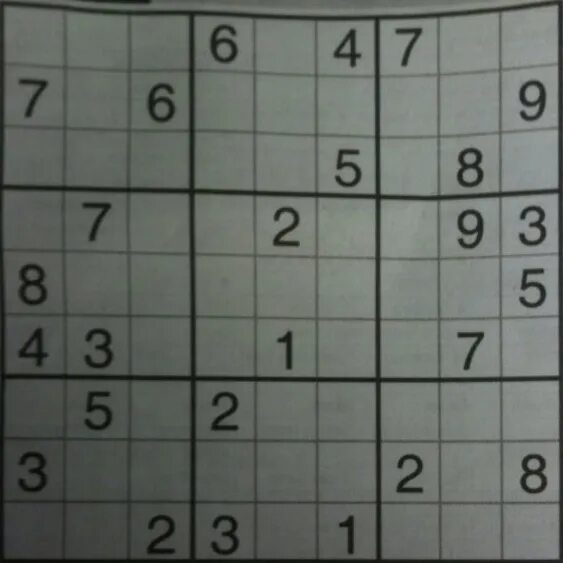
#> input picture src/fasthough/images/sudoku.jpg, 563 x 563 px, found by its file name
$ python fasthough.py
#> lines starting #> are read from the running program, lines starting #| are printed output that depends on the picture; after the words box and inside, x2 and y2 are one past the last pixel; in counts of white or black regions, pixels touching at a corner belong together
import numpy as np
from pathlib import Path
from PIL.Image import Image as PIL_Image
from PIL import Image, ImageDraw
import cv2 as cv
from scipy import ndimage
import matplotlib.pyplot as plt

class HoughTransform():
    def __init__(self, image):
        image = handle_img_type(image)
#> in handle_img_type, img is the input picture: PIL image 563x563 RGB; mean R, G, B 99.1, 104.3, 98.5
        self.image = handle_img_type(image)
        self.grayscale = self._get_grayscale_img()
#> in _get_grayscale_img, `return np.abs(cv.Laplacian(gray_img, cv.CV_64F))`:
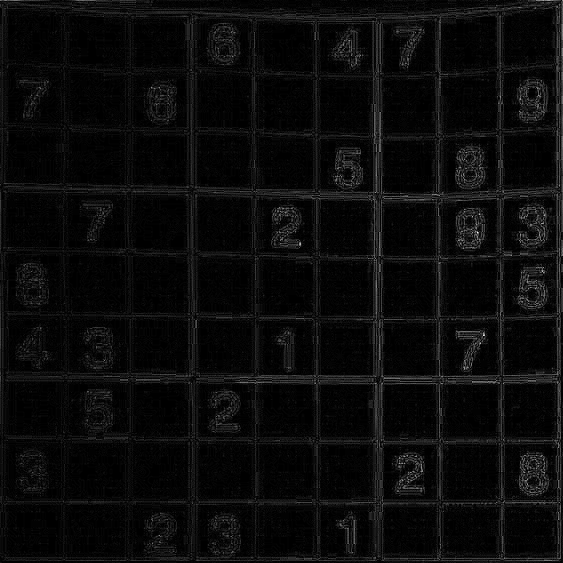
#> returned value: shape (563, 563) float64; min 0, max 98, mean 4.3; drawn with min black and max white
        self.shape = self.grayscale.shape
#> self.shape = (563, 563)
        self.lines = None
        self.hough_image = None

    def fast_hough_transform(self, image=None):
        if image is None:
            image = self.image
        imgh, imgw = image.shape
        hough_levels = imgw.bit_length() + 1

        hough_h = imgh
        hough_w = 2 ** (hough_levels - int(imgw == (2**hough_levels)))

        hough = np.zeros((hough_h, hough_w))
        hough[:imgh, :imgw] = self.grayscale

        for level in range(1, hough_levels):
            block_size = 2 ** level
            new_hough = np.zeros((hough_h, hough_w))
            for x in range(block_size):
                shift = -((x + 1) // 2)
                lpos = x // 2
                rpos = (block_size + x) // 2
                left_values = hough[:, lpos::block_size]
                right_values = np.roll(hough[:, rpos::block_size], shift, axis=0)
                new_hough[:, x::block_size] = left_values + right_values

            hough = new_hough

        result = hough[:imgh, :imgw]
        self.hough_image = result
        return MinMaxImg(result)

    def get_lines(self):
        lines = []
        for rotate_times in range(1, 4):
            rotated_image = np.rot90(self.grayscale, k=rotate_times)
            hough_image = self.fast_hough_transform(rotated_image)

            lines_tmp = self._get_horiz_line(hough_image)
            for line in lines_tmp: #rotate lines back to original img
                lines.append(_rotate_scored_line90(line, self.shape, rotate_times))
#> this loop made 3 passes
#> pass 1, in get_lines, `rotated_image = np.rot90(self.grayscale, k=rotate_times)`:
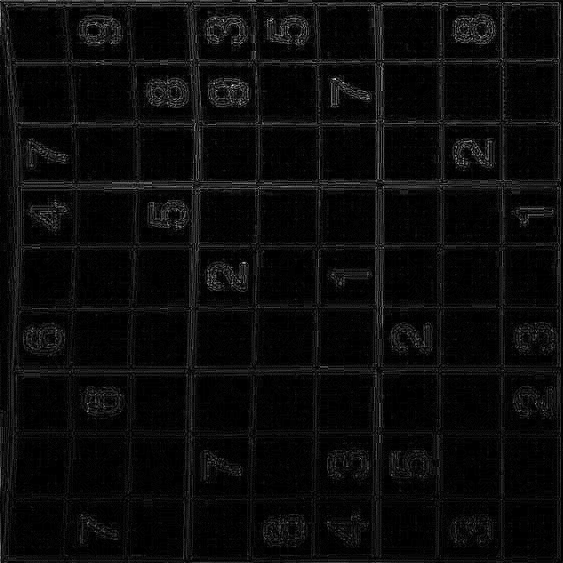
#> rotated_image: shape (563, 563) float64; min 0, max 98, mean 4.3; drawn with min black and max white
#> pass 1, in fast_hough_transform, `result = hough[:imgh, :imgw]`:
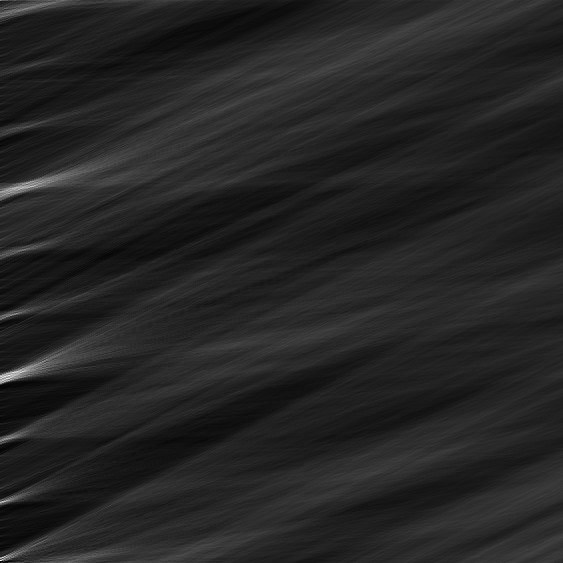
#> result: shape (563, 563) float64; min 1169, max 9815, mean 2424.9; drawn with min black and max white
#> pass 1, in _get_horiz_line, `houghmap = hough_image >= quantile_value`:
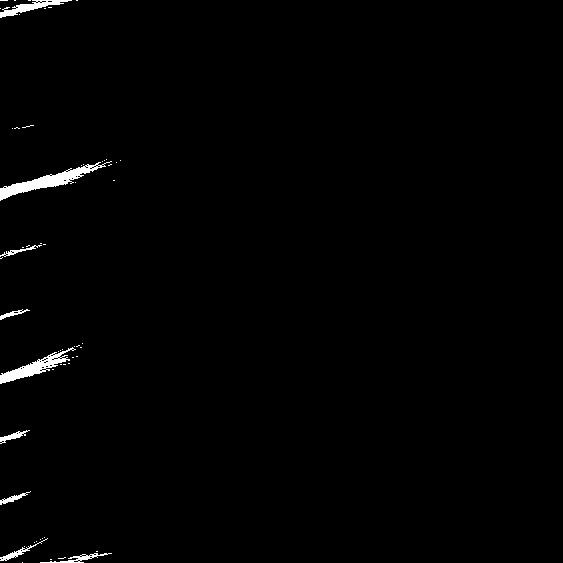
#> houghmap: shape (563, 563) bool; 1% white; 58 white regions (49 under 20 px), largest, box (x1, y1, x2, y2) and area: (0, 161, 112, 201) 1049, (0, 347, 76, 384) 756, (0, 0, 72, 18) 425
#> after the loop:
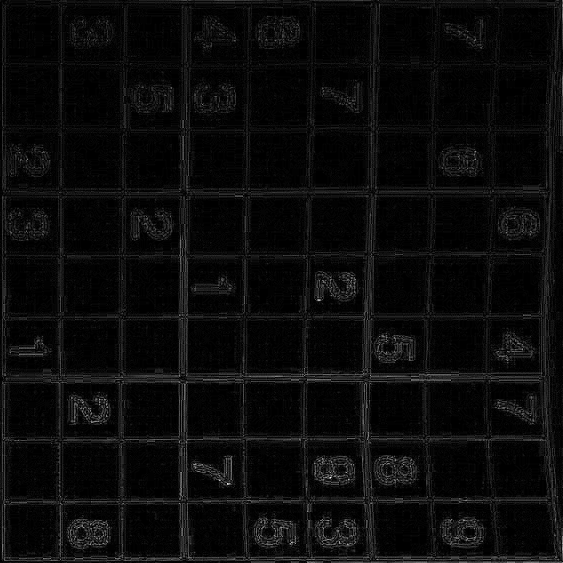
#> rotated_image: shape (563, 563) float64; min 0, max 98, mean 4.3; drawn with min black and max white
#> after the loop, lines = 27 items

        lines.sort(key=lambda line: line[1], reverse=True) #sort by score
        lines = [line[0] for line in lines] #remove scores
#> lines = 27 items, first 6: (194.3, 0, 164.7, 563), (563, 194.3, 0, 164.7), (368.7, 563, 398.3, 0), (381.2, 0, 338.3, 563), (563, 381.2, 0, 338.3), (181.8, 563, 224.7, 0)
        self.lines = lines
#> self.lines has the same summary as lines

        return lines

    def draw_lines(self):
        image = Image.fromarray(self.image)
        draw = ImageDraw.Draw(image)

        if self.lines is None:
            self.lines = self.get_lines()

        for line in self.lines:
            draw.line(line, fill='red')
#> this loop made 27 passes
#> line on passes 1 to 12: (194.3, 0, 164.7, 563), (563, 194.3, 0, 164.7), (368.7, 563, 398.3, 0), (381.2, 0, 338.3, 563), (563, 381.2, 0, 338.3), (181.8, 563, 224.7, 0), (9.95, 0, -5.67, 563), (563, 9.95, 0, -5.67), (553, 563, 568.7, 0), (64.57, 0, 53.16, 563), (563, 64.57, 0, 53.16), (498.4, 563, 509.8, 0)
        return image

    def _get_grayscale_img(self):
        image_t = Image.fromarray(self.image)
        gray_img = np.array(image_t.convert(mode='L'))

        return np.abs(cv.Laplacian(gray_img, cv.CV_64F))

    def _get_horiz_line(self, hough_image, min_cluster_size=1e-4,
                       max_clusters=None, threshold=0.99):
        width = hough_image.shape[1]
        quantile_value = float(np.quantile(hough_image.squeeze(), threshold))
        houghmap = hough_image >= quantile_value

        clustermap, num_ids = ndimage.label(houghmap, structure=np.ones((3, 3)))
        clusters = [np.where(clustermap==v) for v in range(num_ids)]
        clusters.sort(key=lambda c: hough_image[c].mean(), reverse=True)
        clusters = clusters[:max_clusters]
        clusters = clusters[:-1]

        if min_cluster_size < 1:
            min_cluster_size *= hough_image.size
        clusters = [c for c in clusters if len(c[0]) >= min_cluster_size]

        centroids = [_get_centroids(hough_image, cluster) for cluster in clusters]
        scores = [hough_image[cluster].mean() for cluster in clusters]

        lines = []
        for centroid, score in zip(centroids, scores):
            x, y = centroid
            lines.append(((0, x, width, x + y), score))
        return lines

def handle_img_type(img):
    if isinstance(img, PIL_Image):
        img = np.array(img)
    elif isinstance(img, np.ndarray):
        img = img
    else:
        img = Image.open(img)
    return np.array(img)

def MinMaxImg(img):
    return (img - img.min()) / (img.max() - img.min())


def _get_centroids(image, cluster):
    points = np.array(list(zip(*cluster)))
    centroids = np.average(points, weights=image[cluster], axis=0)
    return centroids

def _rotate_scored_line90(line, image_shape, times=1):
    if times < 1: return line

    (x1, y1, x2, y2), score = line
    h, w = image_shape
    line = ((h - y1, x1, h - y2, x2), score)
    return _rotate_scored_line90(line, (w, h), times - 1)


if __name__ == '__main__':
    img_fht = HoughTransform('sudoku.jpg')
    plt.imshow(img_fht.draw_lines(), cmap='gray')
    plt.show()
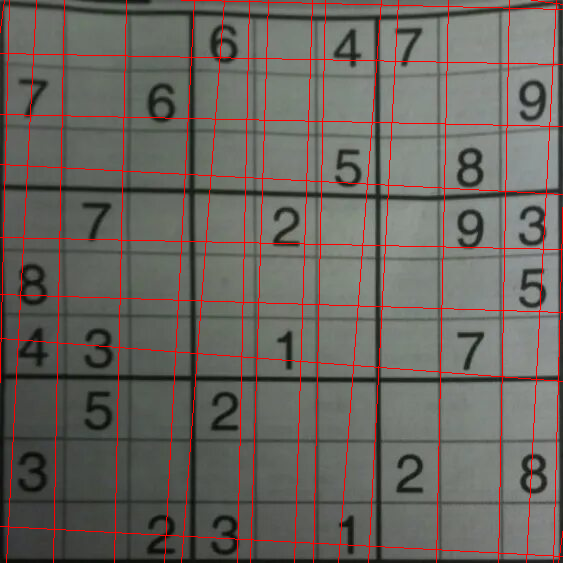
#> shown: shape (563, 563, 3); mean R, G, B 105.4, 100, 94.5
